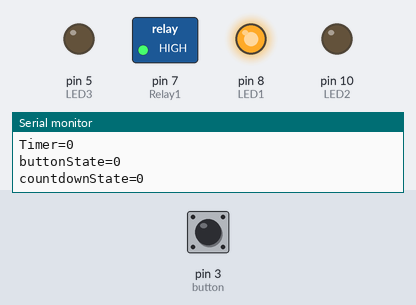
Simulated run of this sketch. Board: Arduino Uno, built with avr-gcc and run on an emulated ATmega328P. Parts: switched loads named in the sketch (green lamp = pin HIGH), output pins drawn as LEDs (lit = HIGH), the last lines printed to the serial monitor. The inputs (shaded band) are chosen by the test bench; at power-on: pin 3 (button) LOW.

Above: at 7.2 s.
7.3 s: pin 3 (button) pulled HIGH for 3.2 s
At 11.0 s:
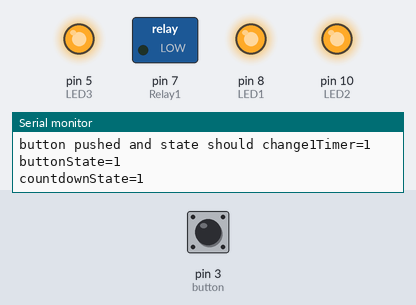
At 39.6 s:
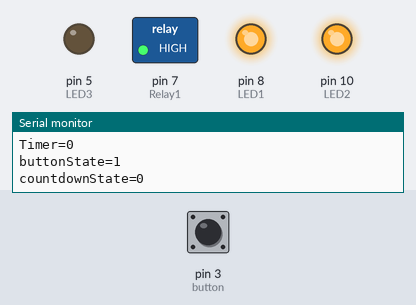
Timing chart, 0 to 40.5 s (numbered marks = the images above; inputs shaded):
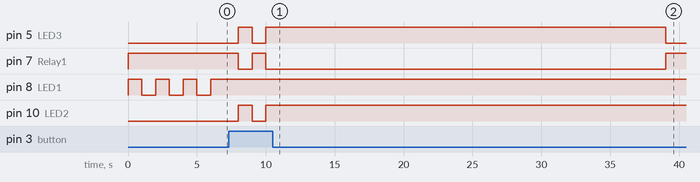

Measured:
- after the input at 7.3 s, pin 5 (LED3): LOW → HIGH after 0.70 s, → LOW 1.0 s later, → HIGH 1.0 s later, → LOW 29.0 s later; pin 7 (Relay1): HIGH → LOW after 0.70 s, → HIGH 1.0 s later, → LOW 1.0 s later, → HIGH 29.0 s later; pin 10 (LED2): LOW → HIGH after 0.70 s, → LOW 1.0 s later, → HIGH 1.0 s later
- by itself, pin 8 (LED1): alternates HIGH for 1.0 s and LOW for 1.0 s

The sketch:

buttons_timers.ino
```cpp
//button lab plus lights that are on timers
const int Relay1=7; //relay variable

int timer=0; // counter varible
int button = 3; // button input declaration
int LED1=8; //LED declaration
int LED2=10; //LED declaration
int LED3=5; //LED declartation
int buttonState=0; //variable to track button pushes
int countdownState=0; //track if countdown should run
int buttonval=0; //variable to hold button reads
int var = 0;

void SerialOutput(){
  Serial.print("Timer="); //provide text to explain output
  Serial.print(timer); //output variable x value
  Serial.print("\n"); // drop down a line
  Serial.print("buttonState="); //provide text to explain output
  Serial.print(buttonState); //output variable x value
  Serial.print("\n"); // drop down a line
  Serial.print("countdownState="); //provide text to explain output
  Serial.print(countdownState); //output variable x value
  Serial.print("\n"); // drop down a line
}

//makes a blink function for LED1 to blink three times
void blinks(){
  var = 0;
  while (var < 3){
    var++;
    digitalWrite(LED1, HIGH);
    delay(1000);
    digitalWrite(LED1, LOW);
    delay(1000);
  }
}

void setup() {
  // put your setup code here, to run once:
  pinMode(Relay1, OUTPUT);
  pinMode(button,INPUT); //button setup
  pinMode(LED1, OUTPUT); //LED setup
  pinMode(LED2, OUTPUT); //LED setup
  pinMode(LED3, OUTPUT); //LED setup
  Serial.begin(9600); //setup serial comms
  digitalWrite(Relay1, HIGH); //turn off relay
  blinks(); //Calls the blink function

}


void buttonCheck(){
  buttonval = digitalRead(button);  //check for button press
  if ((buttonval == 1) && (buttonState == 0))
  {
    //if the button is pushed for the first time startup timer etc.
    Serial.print("button pushed and state should change");
    countdownState=1; //set variable to 1 to run countdown used in countdownCheck function
    buttonState=1; //increment buttonState by 1
    Serial.print(buttonState);
    digitalWrite(LED2, HIGH); //turn on LED

  }
  else if ((buttonval == 1) && (buttonState == 1)){
    // if the button is  pushed for the second time - reset everything and shutdown the counting function through countdownState=0
    digitalWrite(LED2, LOW); //turn Off
    digitalWrite(Relay1, HIGH); //turn off relay
    digitalWrite(LED3, LOW); //turn off LED
    countdownState = 0; //set variable to 1 to run countdown
    buttonState--; //decrement buttonState by 1
    timer=0; //reset the timer
  }
  else {

  }
}

void countdownCheck(){
  if ((countdownState == 1) && (timer != 30)) {
    //if the countdown is set to run (countdownState==1) and max time not met, turn on relay, led and increment the timer counter
    timer++; // increment timer
    digitalWrite(Relay1, LOW); //turn on relay
    digitalWrite(LED3, HIGH); //turn on LED


  }
  if ((countdownState ==1) && (timer == 30)){
    //if we hit the maximum timer counter value of 5, reset countdownState to turn off counting and reset buttonState and timer
    countdownState = 0;//reset countdownState to off
    timer = 0; //reset the timer to 0
    digitalWrite(Relay1, HIGH); //turn off relay
    digitalWrite(LED3, LOW); //turn off LED

  }

}

void loop() {
  // put your main code here, to run repeatedly:
  digitalWrite(LED1, HIGH);// turn on
  buttonCheck();
  countdownCheck();
  SerialOutput();
  delay(1000);
}
```
